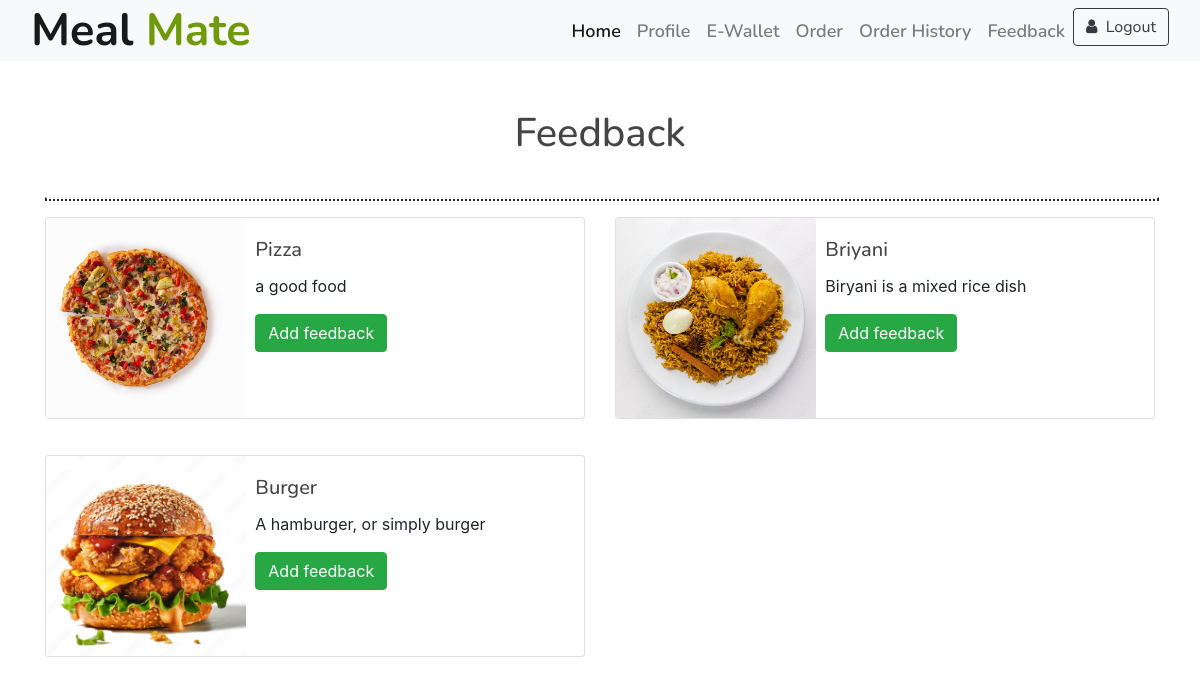
The page /feedbackmenu/ (signed in) on the database its author committed.
### accounts/models.py (models this page shows)
class MenuItem(models.Model):
    menuid = models.AutoField(primary_key=True)
    item_name = models.CharField(max_length=255)
    description = models.TextField()
    quantity = models.IntegerField()
    price = models.DecimalField(max_digits=10, decimal_places=2)
    images = models.ImageField(upload_to='images',  default='')

### accounts/views.py (the view)
# urls.py: path('feedbackmenu/', views.feedbackmenu, name='feedbackmenu'),
def feedbackmenu(request):
    student_id = request.session.get('studentid')
    orders = Order.objects.filter(studentid=student_id)
    items = []
    for order in orders:
        items += [order.item1, order.item2, order.item3, order.item4, order.item5]
    items = list(set(filter(None, items)))
    return render(request, 'feedback.html', {'items': items})

### templates/feedback.html (shortened to what this page needs)
{%load static%}
<!DOCTYPE html>
<html lang="en">
<head>
  <link href="https://cdn.jsdelivr.net/npm/bootstrap-icons@1.5.0/font/bootstrap-icons.css" rel="stylesheet">
  <link href="https://stackpath.bootstrapcdn.com/bootstrap/4.4.1/css/bootstrap.min.css" rel="stylesheet">
  <link href="https://cdnjs.cloudflare.com/ajax/libs/font-awesome/5.10.0/css/all.min.css" rel="stylesheet">
  <link href="{% static 'lib/animate/animate.min.css'%}" rel="stylesheet">
  <link href="{% static 'lib/owlcarousel/assets/owl.carousel.min.css'%}" rel="stylesheet">
  <link href="{% static 'lib/flaticon/font/flaticon.css'%}" rel="stylesheet">
  <link href="{% static 'lib/tempusdominus/css/tempusdominus-bootstrap-4.min.css'%}" rel="stylesheet" />
  <link
  rel="stylesheet"
  href="https://cdnjs.cloudflare.com/ajax/libs/font-awesome/6.2.1/css/all.min.css"
/>
  <link href="{% static 'css/style.css'%}" rel="stylesheet">
  <link rel="stylesheet" type="text/css"
    href="https://stackpath.bootstrapcdn.com/bootstrap/4.3.1/css/bootstrap.min.css">
  <link rel="stylesheet" href="https://stackpath.bootstrapcdn.com/font-awesome/4.7.0/css/font-awesome.min.css">
</head>
<body>
  <div class="navbar navbar-expand-lg bg-light navbar-light">
    <div class="container-fluid">
      <a href="#" class="navbar-brand">Meal <span>Mate</span></a>
      <div class="collapse navbar-collapse justify-content-between" id="navbarCollapse">
        <div class="navbar-nav ml-auto">
          <a href="{% url 'index' %}" class="nav-item nav-link active">Home</a>
          <a href="{% url 'profile' %}" class="nav-item nav-link">Profile</a>
          <a href="{% url 'ewallet'%}" class="nav-item nav-link">E-Wallet</a>
          <a href="{% url 'menushowstudent' %}" class="nav-item nav-link">Order</a>
          <a href="{% url 'order_history_student' %}" class="nav-item nav-link">Order History</a>
          <a href="{% url 'feedbackmenu' %}" class="nav-item nav-link">Feedback</a>
          <a href="{% url 'login' %}">
            <button type="button" class="btn btn-outline-dark">
              <i class="fa fa-user mr-1" aria-hidden="true"></i> Logout
            </button></a>
        </div>
      </div>
    </div>
  </div>
  <div class="container py-5">
    <div class="row">
      <div class="col-lg-10 mx-auto col-12 text-center mb-3">
        <h1 class="mt-0 text-black">Feedback</h1>
      </div>
      <div class="container">
        <hr class="accent my-6" style="border-width: 2px; border-style: dotted; width: 100%;">
        <div class="row">
          {% for item in items %}
            <div class="col-md-6 mb-3">
              <div class="card">
                <div class="row g-0">
                  <div class="col-md-4">
                    <img src="{{ item.images.url }}" class="card-img-top" alt="{{ item.item_name }}" style="object-fit: cover;">
                  </div>
                  <div class="col-md-8">
                    <div class="card-body">
                      <h5 class="card-title">{{ item.item_name }}</h5>
                      <p class="card-text">{{ item.description }}</p>
                      <button class="btn btn-success add-to-cart-btn" data-toggle="modal" data-target="#feedback-modal-{{ item.menuid }}">
                        Add feedback
                      </button>
                    </div>
                  </div>
                </div>
              </div>
            </div>
          {% endfor %}
        </div>
    </div>
  </div>
</body>
</html>

### static/css/style.css (style rules this page uses)
body { color: #757575; background: #ffffff; font-family: 'open sans', sans-serif; }
h1, h2, h3, h4, h5, h6 { color: #454545; font-family: 'Nunito', sans-serif; }
a { font-family: 'Nunito', sans-serif; font-weight: 600; color: #fbaf32; transition: .3s; }
.container-fluid { max-width: 1366px; }
.navbar { position: relative; transition: .5s; z-index: 999; }
.navbar .navbar-brand { margin: 0; color: #fbaf32; font-size: 45px; line-height: 0px; font-weight: 700; font-family: 'Nunito', sans-serif; transition: .5s; }
.navbar .navbar-brand span { color: #719a0a; }
@media (min-width: 992px) { .navbar { position: absolute; width: 100%; padding: 30px 60px; background: transparent !important; z-index: 9; } }
@media (min-width: 992px) { .navbar .navbar-brand { color: #fbaf32; } }
@media (min-width: 992px) { .navbar-light .navbar-nav .nav-link, .navbar-light .navbar-nav .nav-link:focus { padding: 10px 10px 8px 10px; font-family: 'Nunito', sans-serif; color: #ffffff; font-size: 18px; font-weight: 600; } }
@media (min-width: 992px) { .navbar-light .navbar-nav .nav-link:hover, .navbar-light .navbar-nav .nav-link.active { color: #fbaf32; } }

### templates/feedback.html (style rules this page uses)
.card { margin-bottom: 20px; }
.card-img-top { width: 200px; height: 200px; align-self: center; }

### rows shown on the page
MenuItem: images (picture), item_name "Pizza", description "a good food"
MenuItem: images (picture), item_name "Briyani", description "Biryani is a mixed rice dish"
MenuItem: images (picture), item_name "Burger", description "A hamburger, or simply burger"
